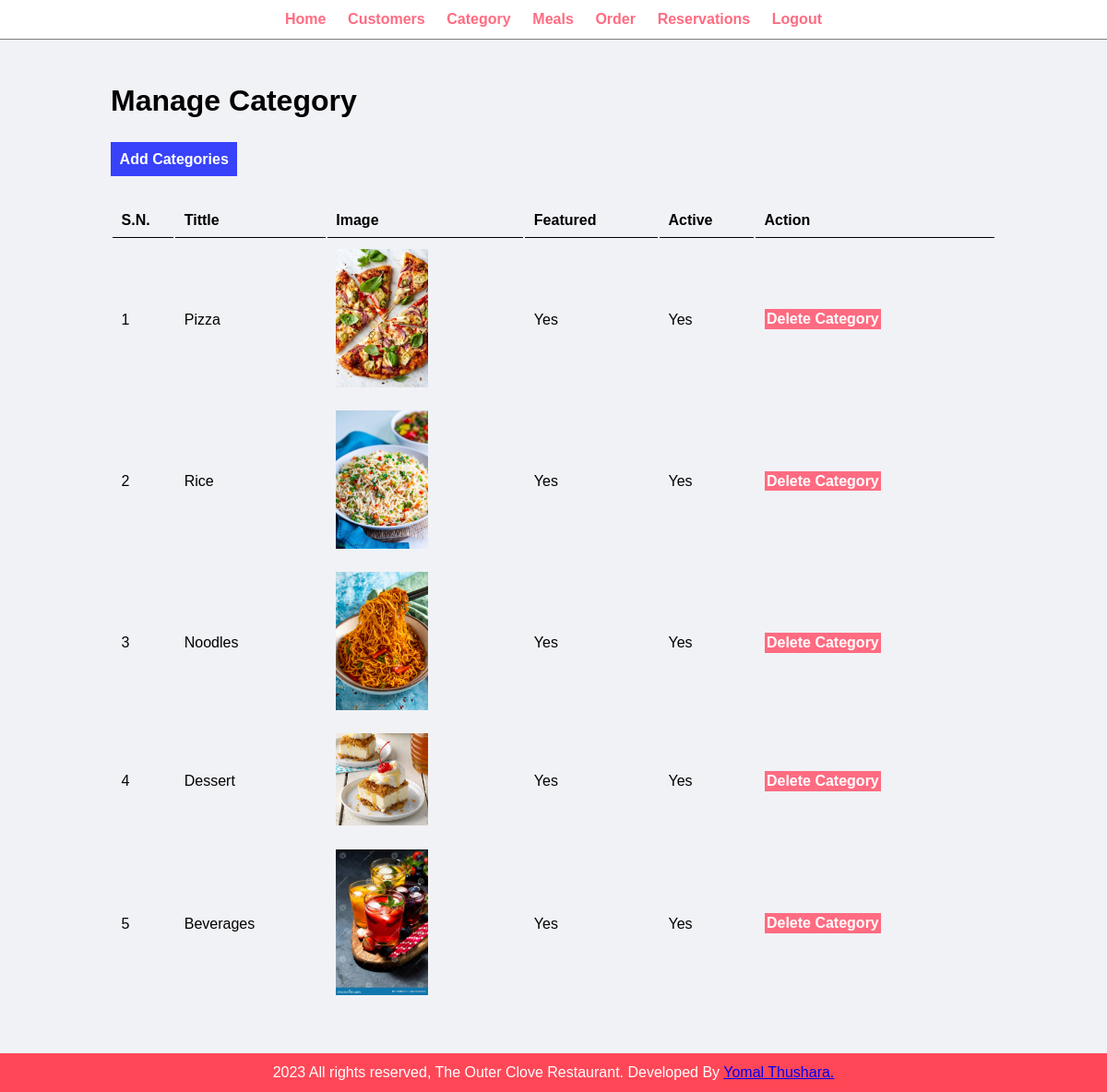
Page /Admin/manageCategory.php on the committed database.
### tables this page shows
CREATE TABLE `meal_category` (
  `categoryID` int(10) UNSIGNED NOT NULL,
  `categoryTittle` varchar(100) NOT NULL,
  `ctgryImageName` varchar(255) NOT NULL,
  `featured` varchar(10) NOT NULL,
  `active` varchar(10) NOT NULL
);

### Admin/manageCategory.php (the view, shortened to what this page needs)
<?php
    include './others/menu.php';
?>
<div class="main-content">
    <div class="wrapper">
        <h1>Manage Category</h1>
        <br /> <br />
        <a href="./addCategories.php" class="btn-primary">Add Categories</a>
        <br /> <br /> <br />
        <table class="tbl-full">
            <tr>
                <th>S.N.</th>
                <th>Tittle</th>
                <th>Image</th>
                <th>Featured</th>
                <th>Active</th>
                <th>Action</th>
            </tr>
            <?php
                $sql = "SELECT * FROM meal_category";
                $res = mysqli_query($conn, $sql);
                $count = mysqli_num_rows($res);
                $sn = 1;
                if($count > 0){
                    while($row = mysqli_fetch_assoc($res)){
                        $id = $row['categoryID'];
                        $tittle = $row['categoryTittle'];
                        $image_name = $row['ctgryImageName'];
                        $featured = $row['featured'];
                        $active = $row['active'];
                        ?>
                            <tr>
                                <td><?php echo $sn++; ?></td>
                                <td><?php echo $tittle; ?></td>
                                <td>
                                    <?php
                                        if($image_name != ''){
                                            ?>
                                                <img src="images/category/<?php echo $image_name; ?>" width="100px" alt="">
                                            <?php
                                        }
                                        else{
                                            echo "<div class = 'error'>Image not Added.</div>";
                                        }
                                    ?>
                                </td>
                                <td><?php echo $featured ?></td>
                                <td><?php echo $active ?></td>
                                <td>
                                    <a href="./Delete/deleteCategories.php?id=<?php echo $id; ?>&image_name=<?php echo $image_name; ?>" class="btn-danger">Delete Category</a>
                                </td>
                            </tr>
                        <?php
                    }
                }
                else{
                    ?>
                        <tr>
                            <td colspan="6"><div class="error">No Category Added.</div></td>
                        </tr>
                    <?php
                }
            ?>
        </table>
    </div>
</div>
<?php
    include './others/footer.php';
?>

### Admin/others/menu.php (shortened to what this page needs)
<!DOCTYPE html>
<html lang="en">
<head>
    <link rel="stylesheet" href="../Admin/css/AdminHome.css">
</head>
<body>
    <div class="menu text-center">
        <div class="wrapper">
            <ul>
                <li><a href="AdminHome.php">Home</a></li>
                <li><a href="manageCustomers.php">Customers</a></li>
                <li><a href="manageCategory.php">Category</a></li>
                <li><a href="manageMeals.php">Meals</a></li>
                <li><a href="manageOrders.php">Order</a></li>
                <li><a href="manageReservations.php">Reservations</a></li>
                <li><a href="AdminLogin.php">Logout</a></li>
            </ul>
        </div>
    </div>

### Admin/others/footer.php
<div class="footer">
        <div class="wrapper">
            <p class="text-center">2023 All rights reserved, The Outer Clove Restaurant. Developed By <a href="#">Yomal Thushara.</a></p>
        </div>
    </div>
</body>
</html>

### Admin/css/AdminHome.css (style rules this page uses)
* { margin: 0 0; padding: 0 0; font-family: Arial, Helvetica, sans-serif; }
.wrapper { padding: 1%; width: 80%; margin: 0 auto; }
.text-center { text-align: center; }
.tbl-full { width: 100%; }
table tr th { border-bottom: 1px solid black; padding: 1%; text-align: left; }
table tr td { padding: 1%; }
.btn-primary { background-color: #3742fa; padding: 1%; color: white; text-decoration: none; font-weight: bold; }
.btn-danger { background-color: #ff6b81; padding: 1%; color: white; text-decoration: none; font-weight: bold; }
.menu { border-bottom: 1px solid grey; }
.menu ul { list-style-type: none; }
.menu ul li { display: inline; padding: 1%; }
.menu ul li a { text-decoration: none; font-weight: bold; color: #ff6b81; }
.main-content { background-color: #f1f2f6; padding: 3% 0; }
.footer { background-color: #ff4757; color: white; }

### rows in the picture
meal_category: categoryTittle "Pizza", ctgryImageName (picture), featured "Yes", active "Yes"
meal_category: categoryTittle "Rice", ctgryImageName (picture), featured "Yes", active "Yes"
meal_category: categoryTittle "Noodles", ctgryImageName (picture), featured "Yes", active "Yes"
meal_category: categoryTittle "Dessert", ctgryImageName (picture), featured "Yes", active "Yes"
meal_category: categoryTittle "Beverages", ctgryImageName (picture), featured "Yes", active "Yes"
